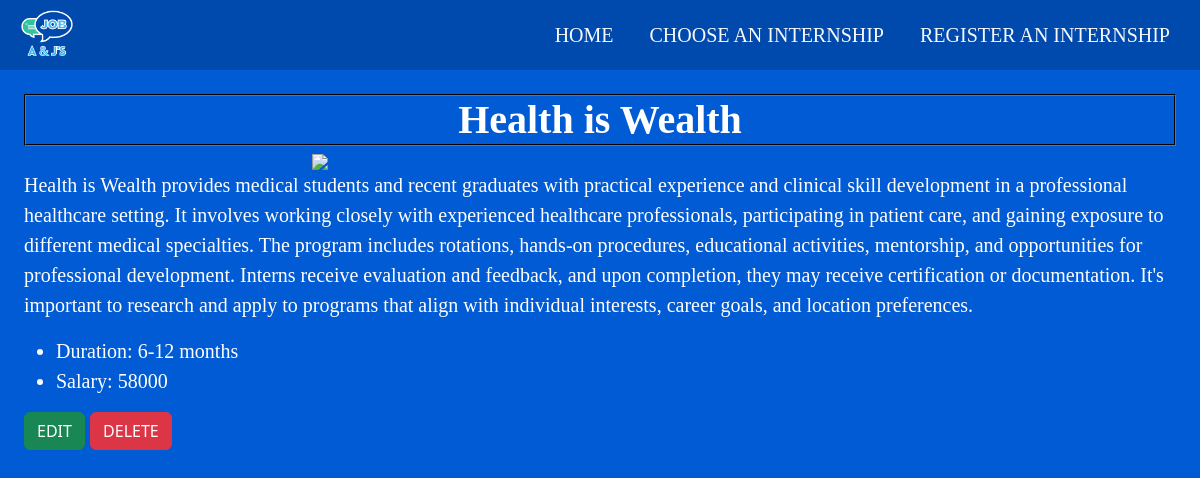
The page /internships/4 on the database its author committed.
### tables this page shows
CREATE TABLE "programs" (
	"id"	INTEGER NOT NULL UNIQUE,
	"program_type"	TEXT,
	"name"	TEXT,
	"salary"	NUMERIC,
	"duration"	TEXT,
	"description"	TEXT,
	"url"	TEXT,
	PRIMARY KEY("id" AUTOINCREMENT)
);

### app.py (the view)
@app.route('/internships/<program_type>')
def internships(program_type):
    programs_list = read_programs_by_program_type(program_type)
    return render_template("internship.html", program_type=program_type, programs=programs_list)

### app.py (called while the page is built)
@app.route('/internships/<int:program_id>')
def program(program_id):
    program = read_program_by_program_id(program_id)
    return render_template("program.html",program=program)

### data.py (called while the page is built)
def connect_to_db(path):
    conn = sqlite3.connect(path)
    conn.row_factory = sqlite3.Row
    return (conn, conn.cursor())

def read_program_by_program_id(program_id):
    conn, cur = connect_to_db(db_path)
    query = 'SELECT * FROM programs WHERE id = ?'
    value = program_id
    results = cur.execute(query,(value,)).fetchone()
    conn.close()
    return results

### templates/program.html (shortened to what this page needs)
{% extends 'base.html' %}
{% block content %}
<h1 class="program_h1">{{ program.name }}</h1>
<img class="program_image" src="{{program.url}}">
<p class="program_details">{{ program.description }}</p>
<ul class="program_numbers">
    {% if program.duration %}
    <li>Duration: {{ program.duration }}</li>
    {% endif %}
    <li>Salary: {{ program.salary }}</li>
</ul>
<form action="{{ url_for('modify') }}" method="post">
    <input class="btn btn-success" style="text-transform:uppercase" type="submit" name="modify" value="edit"></input>
    <input class="btn btn-danger" style="text-transform:uppercase" type="submit" name="modify" value="delete"></input>
</form>
{% endblock %}

### static/css/style.css (style rules this page uses)
body { background-color: #005bd4; color: #050A30; font-size: 20px; }
.program_h1 { color:#ffffff; text-align: center; font-family: 'Garamond', serif; font-weight: bold; border:2px groove; border-bottom-color:#2E2C3B; border-top-color:#2E2C3B; border-left-color:#2E2C3B; border-right-color:#2E2C3B; }
.program_image { display: block; margin-left: auto; margin-right: auto; width: 50%; }
.program_details { color: #ffffff; font-family: 'Times New Roman', serif; font-size: 20px; text-decoration: none; }
.program_numbers { color: #ffffff; font-family: 'Times New Roman', serif; font-size: 20px; text-decoration: none; }

### rows shown on the page
programs: name "Health is Wealth", description "Health is Wealth provides medical students and recent graduates with practical experience and clinical skill development in a professional healthcare setting. It involves working closely with experienced healthcare professionals, participating in patient care, and gaining exposure to different medical specialties. The program includes rotations, hands-on procedures, educational activities, mentorship, and opportunities for professional development. Interns receive evaluation and feedback, and upon completion, they may receive certification or documentation. It's important to research and apply to programs that align with individual interests, career goals, and location preferences.", duration "6-12 months", salary "58000"
